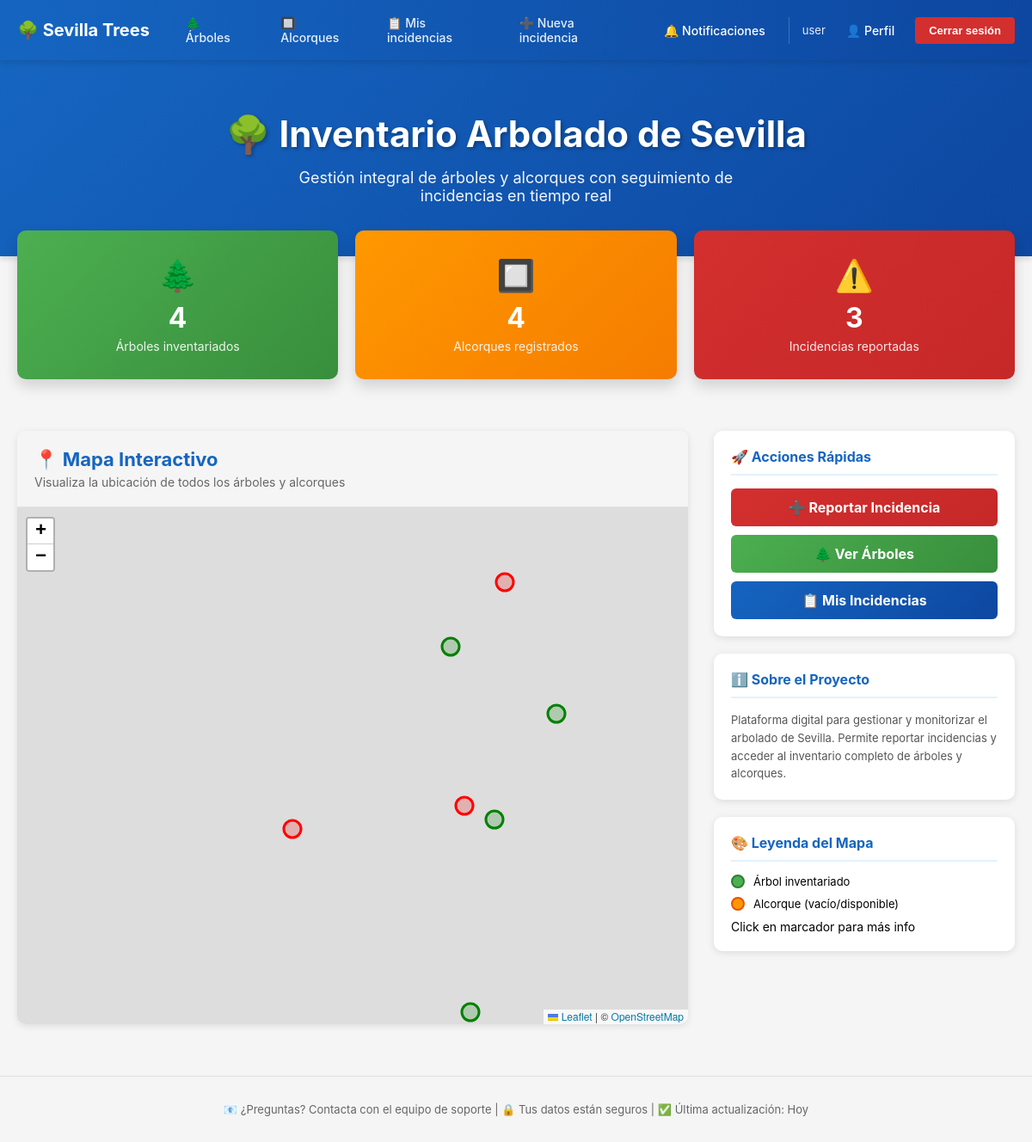
Page / (signed in) on the earlier database version.
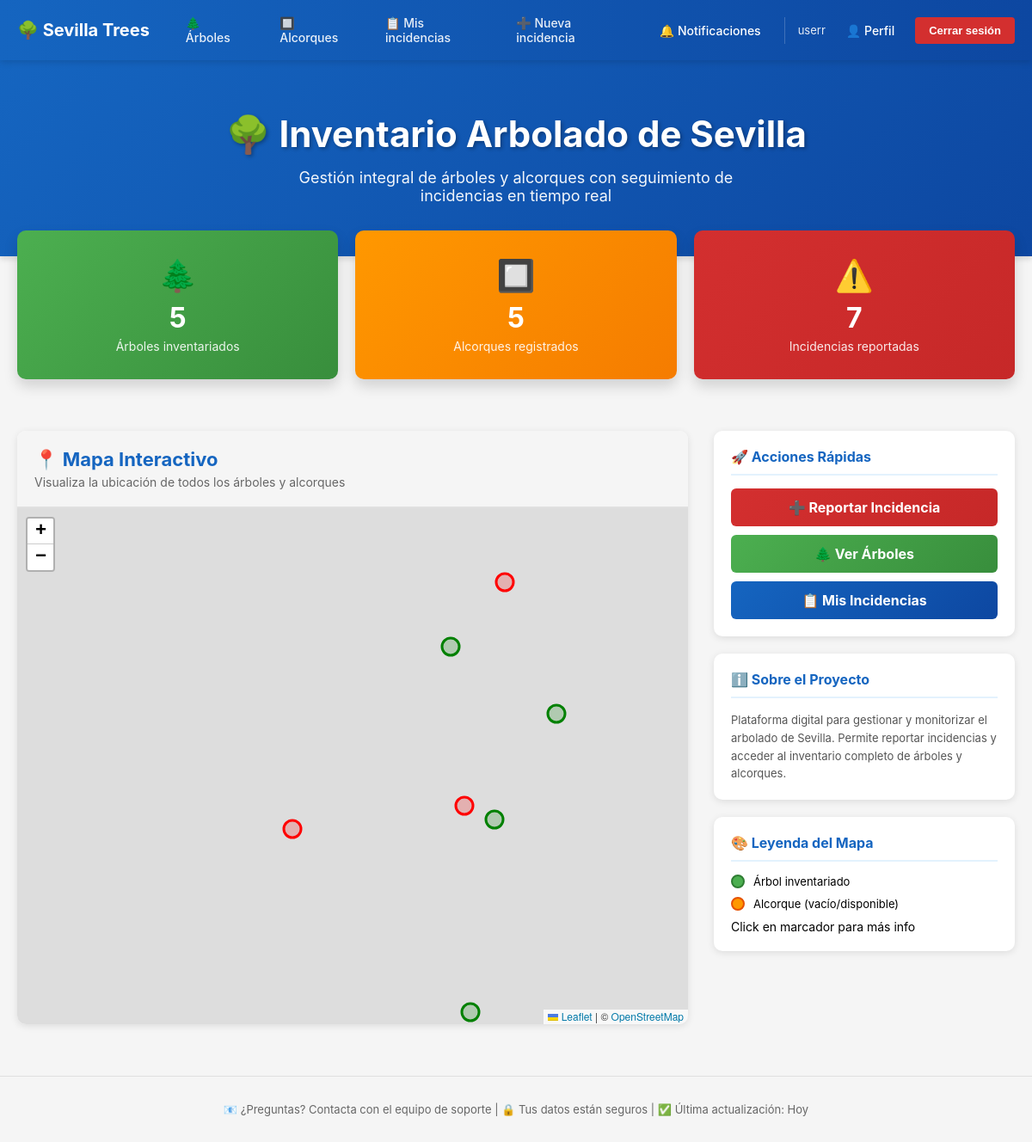
Same page on the later database version.
### cuentas/models.py (models this page shows, shortened)
class Usuario(AbstractUser):
	class Rol(models.TextChoices):
		REGISTRADO = "REGISTRADO", "Registrado"
		ADMINISTRADOR = "ADMINISTRADOR", "Administrador"
	class EstadoCuenta(models.TextChoices):
		ACTIVA = "ACTIVA", "Activa"
		PENDIENTE_ELIMINACION = "PENDIENTE_ELIMINACION", "Pendiente eliminación"
		ELIMINADA = "ELIMINADA", "Eliminada"
	nombre = models.CharField(max_length=159)
	correo = models.EmailField(unique=True)
	rol = models.CharField(max_length=20, choices=Rol.choices, default=Rol.REGISTRADO,)
	fecha_registro = models.DateTimeField(default=timezone.now)
	estado_cuenta = models.CharField(max_length=30, choices=EstadoCuenta.choices, default=EstadoCuenta.ACTIVA)
	USERNAME_FIELD = "correo"
	REQUIRED_FIELDS = ["username"]
	@property
	def es_admin(self) -> bool:
		return self.rol == self.Rol.ADMINISTRADOR
	@property
	def notificaciones_sin_leer(self) -> int:
		return self.notificaciones.filter(leido=False).count()

### core/views.py (the view)
# urls.py: path("", views.inicio, name="inicio"),
def inicio(request):
    arboles = list(Arbol.objects.values("id", "latitud", "longitud"))
    alcorques = list(Alcorque.objects.values("id", "latitud", "longitud"))
    context = {
        "arboles": arboles,
        "alcorques": alcorques,
        "total_arboles": Arbol.objects.count(),
        "alcorques_count": Alcorque.objects.count(),
        "total_incidencia": Incidencia.objects.count(),
    }
    return render(request, "core/inicio.html", context)

### templates/core/inicio.html (shortened to what the changed rows need)
{% extends "base.html" %}
{% block content %}
<div style="background: linear-gradient(135deg, #1565c0 0%, #0d47a1 100%); color: white; padding: 60px 20px; text-align: center; box-shadow: 0 4px 6px rgba(0,0,0,0.1);">
    <h1 style="font-size: 42px; font-weight: bold; margin: 0 0 15px 0; text-shadow: 2px 2px 4px rgba(0,0,0,0.3);">🌳 Inventario Arbolado de Sevilla</h1>
</div>
<div style="max-width: 1200px; margin: -30px auto 40px auto; padding: 0 20px; position: relative; z-index: 1;">
    <div style="display: grid; grid-template-columns: repeat(auto-fit, minmax(280px, 1fr)); gap: 20px;">
        <div style="background: linear-gradient(135deg, #4caf50 0%, #388e3c 100%); color: white; padding: 30px; border-radius: 10px; box-shadow: 0 8px 16px rgba(0,0,0,0.15); text-align: center; transform: translateY(0); transition: transform 0.3s;">
            <h3 style="font-size: 36px; margin: 0 0 8px 0;">🌲</h3>
            <p style="font-size: 32px; font-weight: bold; margin: 0;">{{ total_arboles }}</p>
            <p style="margin: 5px 0 0 0; opacity: 0.9; font-size: 14px;">Árboles inventariados</p>
        </div>
        <div style="background: linear-gradient(135deg, #ff9800 0%, #f57c00 100%); color: white; padding: 30px; border-radius: 10px; box-shadow: 0 8px 16px rgba(0,0,0,0.15); text-align: center;">
            <h3 style="font-size: 36px; margin: 0 0 8px 0;">🔲</h3>
            <p style="font-size: 32px; font-weight: bold; margin: 0;">{{ alcorques_count|default:0 }}</p>
            <p style="margin: 5px 0 0 0; opacity: 0.9; font-size: 14px;">Alcorques registrados</p>
        </div>
        <div style="background: linear-gradient(135deg, #d32f2f 0%, #c62828 100%); color: white; padding: 30px; border-radius: 10px; box-shadow: 0 8px 16px rgba(0,0,0,0.15); text-align: center;">
            <h3 style="font-size: 36px; margin: 0 0 8px 0;">⚠️</h3>
            <p style="font-size: 32px; font-weight: bold; margin: 0;">{{ total_incidencia }}</p>
            <p style="margin: 5px 0 0 0; opacity: 0.9; font-size: 14px;">Incidencias reportadas</p>
        </div>
    </div>
</div>
<div style="max-width: 1200px; margin: 0 auto; padding: 20px; display: grid; grid-template-columns: 1fr 350px; gap: 30px;">
    <section style="background: white; border-radius: 10px; box-shadow: 0 2px 8px rgba(0,0,0,0.1); overflow: hidden;">
        <div style="background-color: #f5f5f5; padding: 20px; border-bottom: 2px solid #e0e0e0;">
            <h2 style="margin: 0; color: #1565c0; font-size: 22px;">📍 Mapa Interactivo</h2>
        </div>
    </section>
</div>
<link rel="stylesheet" href="https://unpkg.com/leaflet@1.9.4/dist/leaflet.css">
{% endblock %}

### templates/base.html (shortened to what this page needs)
<!DOCTYPE html>
<html lang="es">
<head>
</head>
<body>
    <header>
        <nav>
            <div class="container">
                <a href="{% url 'inicio' %}" class="logo">🌳 Sevilla Trees</a>
                <div class="nav-left">
                    <a href="{% url 'arbol_lista' %}">🌲 Árboles</a>
                    <a href="{% url 'alcorque_lista' %}">🔲 Alcorques</a>
                    {% if user.is_authenticated %}
                        {% if user.es_admin %}
                            <a href="{% url 'incidencia_lista' %}" style="color: rgba(255, 255, 255, 0.9); text-decoration: none; font-weight: 500; font-size: 14px; padding: 6px 12px; border-radius: 4px; transition: all 0.3s;">📋 Todas las incidencias</a>
                        {% else %}
                            <a href="{% url 'incidencia_lista' %}" style="color: rgba(255, 255, 255, 0.9); text-decoration: none; font-weight: 500; font-size: 14px; padding: 6px 12px; border-radius: 4px; transition: all 0.3s;">📋 Mis incidencias</a>
                        {% endif %}
                        <a href="{% url 'nueva_incidencia' %}">➕ Nueva incidencia</a>
                    {% endif %}
                </div>
                <div class="nav-right">
                    {% if user.is_authenticated %}
                        <a href="{% url 'notificacion_lista' %}" class="notification-link">
                            🔔 Notificaciones
                        </a>
                        <div class="user-section">
                            <span class="user-name">{{ user.nombre }}</span>
                            <a href="{% url 'perfil' %}" class="profile-link">👤 Perfil</a>
                            <form action="{% url 'logout' %}" method="post" style="display: inline; margin: 0;">
                                <button type="submit" class="btn-logout">Cerrar sesión</button>
                            </form>
                        </div>
                    {% else %}
                        <div class="auth-links">
                            <a href="{% url 'login' %}">Iniciar sesión</a>
                            <a href="{% url 'signup' %}" class="btn-signup">Registrarse</a>
                        </div>
                    {% endif %}
                </div>
            </div>
        </nav>
    </header>
    <main>
        {% block content %}{% endblock %}
    </main>
</body>
</html>

Differences in the rows shown:
changed Usuario: nombre "user" → "userr"
Other differences:
{{ total_arboles }}: "4" → "5"
{{ alcorques_count|default:0 }}: "4" → "5"
{{ total_incidencia }}: "3" → "7"
